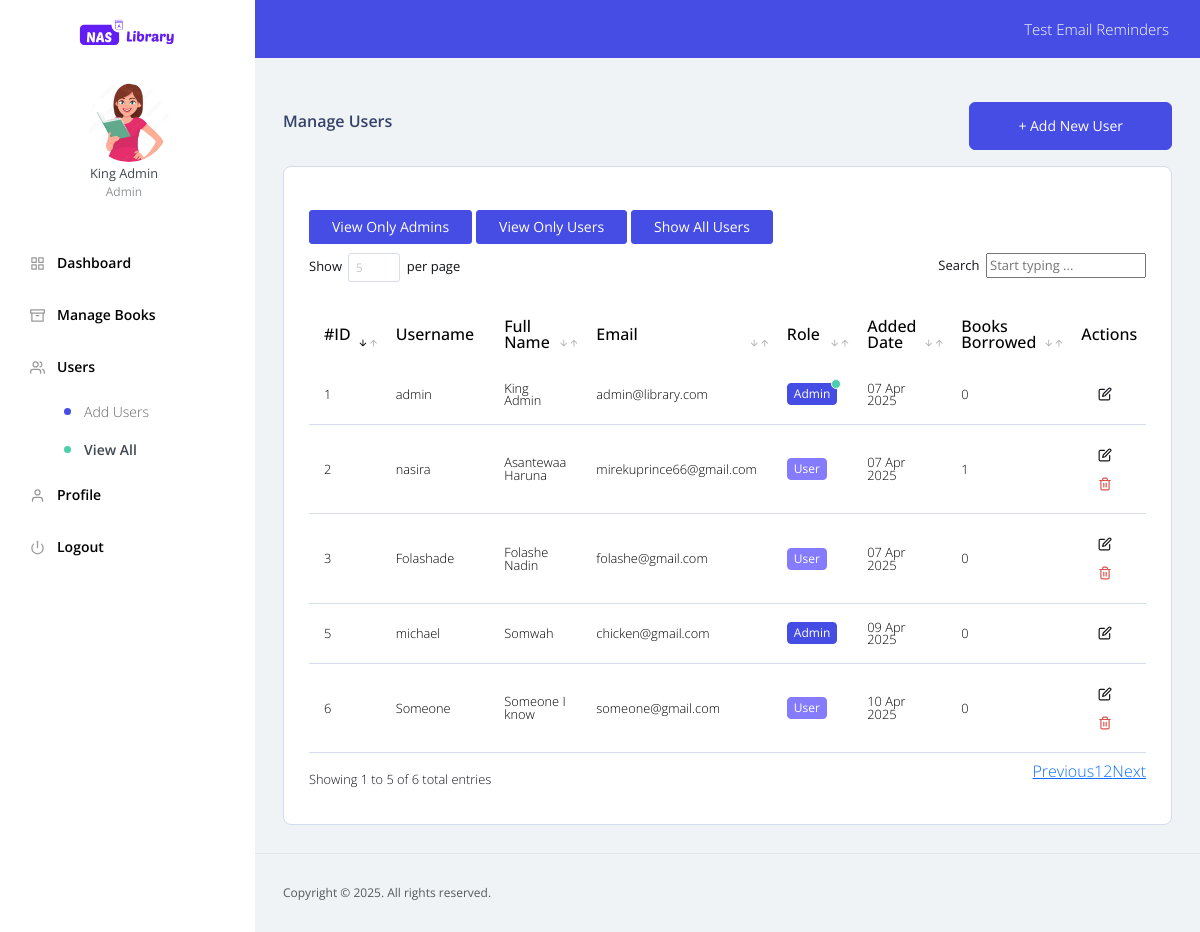
The app's page /admin/view_users.php (signed in) with its own data.
### tables this page shows
CREATE TABLE IF NOT EXISTS `users` (
  `user_id` int(11) NOT NULL AUTO_INCREMENT,
  `username` varchar(50) NOT NULL,
  `password` varchar(255) NOT NULL,
  `full_name` varchar(100) NOT NULL,
  `email` varchar(100) NOT NULL,
  `role` enum('admin','user') NOT NULL DEFAULT 'user',
  `profile_pic` varchar(100) DEFAULT NULL,
  `created_at` timestamp NULL DEFAULT CURRENT_TIMESTAMP,
  `updated_at` timestamp NULL DEFAULT CURRENT_TIMESTAMP ON UPDATE CURRENT_TIMESTAMP,
  `email_reminder` tinyint(1) DEFAULT '0',
  PRIMARY KEY (`user_id`),
  UNIQUE KEY `username` (`username`),
  UNIQUE KEY `email` (`email`)
);

### admin/view_users.php (the view, shortened to what this page needs)
<?php
    require_once '../config/db_connect.php';
    $items_per_page = 10;
    $page = isset($_GET['page']) ? (int)$_GET['page'] : 1;
    $offset = ($page - 1) * $items_per_page;
    $search_condition = '';
    $users_query = "SELECT * FROM users $search_condition ORDER BY full_name ASC LIMIT $offset, $items_per_page";
    $users_result = $conn->query($users_query);
	include('../includes/dashboard_header.php');
?>
	<div class="content-wrapper">
        <div class="my-3 d-flex justify-content-between align-items-center">
            <h5>Manage Users</h5>
            <div class="d-flex gap-2">
                <a href="add_user.php" class="btn btn-primary mr-2 py-3 px-5 rounded-2">
                    +  Add New User
                </a>
            </div>
        </div>
        <div class="row">
            <div class="col-12">
              <div class="card rounded-3">
                <div class="card-body">
                    <div class="row">
                        <div class="col-12">
                            <div class="table-responsive">
                                <div class="py-2 d-flex justify-content-cennter align-items-center gap-1">
                                    <button class="btn btn-primary" onclick="toggleUsers('admin')">View Only Admins</button>
                                    <button class="btn btn-primary" onclick="toggleUsers('users')">View Only Users</button>
                                </div>
                                <table id="book-listing" class="table">
                                <thead>
                                    <tr class="bg-primary text-white">
                                        <th>#ID</th>
                                        <th>Username</th>
                                        <th>Full Name</th>
                                        <th>Email</th>
                                        <th>Role</th>
                                        <th>Added Date</th>
                                        <th>Books Borrowed</th>
                                        <th>Actions</th>
                                    </tr>
                                </thead>
                                <tbody>
                                    <?php
                                        if ($users_result->num_rows > 0) {
                                            while ($user = $users_result->fetch_assoc()) {
                                                $borrowed_query = "SELECT COUNT(*) as count FROM book_loans WHERE user_id = '{$user['user_id']}' AND status = 'borrowed'";
                                                $borrowed_result = $conn->query($borrowed_query);
                                                $borrowed_count = $borrowed_result->fetch_assoc()['count'];
                                                echo '<tr>
                                                    <td>' . $user['user_id'] . '</td>
                                                    <td>' . $user['username'] . '</td>
                                                    <td>' . $user['full_name'] . '</td>
                                                    <td>' . $user['email'] . '</td>
                                                    <td><span class="badge position-relative badge-' . ($user['role'] == 'admin' ? 'primary' : 'info') . '">' . ucfirst($user['role']) .
                                                        ($user['user_id'] == $_SESSION['user_id'] ? '
                                                            <span class="position-absolute top-0 start-100 translate-middle p-1 bg-success border border-light rounded-circle">
                                                                <span class="visually-hidden">New alerts</span>
                                                            </span>
                                                            ' : '') .
                                                    '</span></td>
                                                    <td>' . date('d M Y', strtotime($user['created_at'])) . '</td>
                                                    <td>' . $borrowed_count . '</td>
                                                    <td>';
                                                    if ($user['user_id'] != $_SESSION['user_id'] && $user['role'] != 'admin') {
                                                        echo '<a href="edit_user.php?id=' . $user['user_id'] . '" class="btn btn-sm">
                                                                <i data-feather="edit" style="width: 14px;"></i>
                                                            </a>';
                                                        echo '<a href="javascript:void(0);" onclick="confirmDelete(' . $user['user_id'] . ')" class="btn btn-sm text-danger ml-1">
                                                                <i data-feather="trash-2" style="width: 14px;"></i>
                                                            </a>';
                                                    } elseif ($user['user_id'] == $_SESSION['user_id']) {
                                                        echo '<a href="edit_user.php?id=' . $user['user_id'] . '" class="btn btn-sm">
                                                                <i data-feather="edit" style="width: 14px;"></i>
                                                            </a>';
                                                    } else {
                                                        echo '<a href="edit_user.php?id=' . $user['user_id'] . '" class="btn btn-sm">
                                                                <i data-feather="edit" style="width: 14px;"></i>
                                                            </a>';
                                                    }
                                                echo '</td>
                                                </tr>';
                                            }
                                        } else {
                                            echo '<tr><td colspan="8" class="text-center">No users found</td></tr>';
                                        }
                                    ?>
                                </tbody>
                                </table>
                            </div>
                        </div>
                    </div>
                </div>
              </div>
            </div>
          </div>
	</div>
<?php include_once('../includes/dashboard_footer.php'); ?>
</body>
</html>

### includes/sidenav.php (shortened to what this page needs)
<?php
    require_once '../config/db_connect.php';
    $user_id = isset($_SESSION['user_id']) ? $_SESSION['user_id'] : null;
    $user_info = null;
    if ($user_id) {
        $query = "SELECT full_name, role, profile_pic FROM users WHERE user_id = ?";
        $stmt = $conn->prepare($query);
        $stmt->bind_param("i", $user_id);
        $stmt->execute();
        $result = $stmt->get_result();
        $user_info = $result->fetch_assoc();
    }
    $user_role = $user_info ? $user_info['role'] : '';
    $is_admin = ($user_role === 'admin');
    $profile_pic = $user_info && !empty($user_info['profile_pic'])
        ? '../assets/images/profiles/' . $user_info['profile_pic']
        : '../assets/images/RGU_logo.jpg';
?>
<nav class="sidebar sidebar-offcanvas" id="sidebar">
    <ul class="nav">
        <li class="nav-item nav-profile mt-4">
            <div class="nav-link">
                <div class="profile-image">
                    <img src="<?php echo $profile_pic; ?>" class="rounded-circle" alt="profile" style="width: 80px; height: 80px; object-fit: cover;"/>
                </div>
                <div class="profile-name">
                    <p class="name">
                        <?php echo $user_info ? $user_info['full_name'] : 'User'; ?>
                    </p>
                    <p class="designation">
                        <?php echo ucfirst($user_role); ?>
                    </p>
                </div>
            </div>
        </li>
        <li class="nav-item">
            <a class="nav-link" href="dashboard.php">
                <i data-feather="grid" class="sidenav-icon"></i>
                <span class="menu-title text-black font-weight-semibold">Dashboard</span>
            </a>
        </li>
        <?php if ($is_admin): ?>
            <li class="nav-item">
                <a class="nav-link" data-toggle="collapse" href="#books" aria-expanded="false" aria-controls="page-layouts">
                    <i data-feather="archive" class="sidenav-icon"></i>
                    <span class="menu-title text-black font-weight-semibold">Manage Books</span>
                </a>
            </li>
            <li class="nav-item">
                <a class="nav-link" data-toggle="collapse" href="#users" aria-expanded="false" aria-controls="page-layouts">
                    <i data-feather="users" class="sidenav-icon"></i>
                    <span class="menu-title text-black font-weight-semibold">Users</span>
                </a>
                <div class="collapse" id="users">
                    <ul class="nav flex-column sub-menu">
                        <li class="nav-item"> <a class="nav-link" href="add_user.php">Add Users</a></li>
                        <li class="nav-item"> <a class="nav-link" href="view_users.php">View All</a></li>
                    </ul>
                </div>
            </li>
        <?php endif; ?>
        <li class="nav-item">
            <a class="nav-link" href="./profile.php">
                <i data-feather="user" class="sidenav-icon"></i>
                <span class="menu-title text-black font-weight-semibold">Profile</span>
            </a>
        </li>
        <li class="nav-item">
            <a class="nav-link" href="../authentication/logout.php">
                <i data-feather="power" class="sidenav-icon"></i>
                <span class="menu-title text-black font-weight-semibold">Logout</span>
            </a>
        </li>
    </ul>
</nav>

### assets/css/custom-datatable.css (style rules this page uses)
table.dataTable > thead .sorting:before, table.dataTable > thead .sorting:after, table.dataTable > thead .sorting_asc:before, table.dataTable > thead .sorting_asc:after, table.dataTable > thead .sorting_desc:before, table.dataTable > thead .sorting_desc:after, table.dataTable > thead .sorting_asc_disabled:before, table.dataTable > thead .sorting_asc_disabled:after, table.dataTable > thead .sorting_desc_disabled:before, table.dataTable > thead .sorting_desc_disabled:after { position: absolute; bottom: 0.9em; display: block; opacity: 0.3; font-family: 'Material Design Icons'; font-size: 1.2em; }
table.dataTable > thead .sorting:before, table.dataTable > thead .sorting_asc:before, table.dataTable > thead .sorting_desc:before, table.dataTable > thead .sorting_asc_disabled:before, table.dataTable > thead .sorting_desc_disabled:before { right: 0; content: "\F0140"; }
table.dataTable > thead .sorting:after, table.dataTable > thead .sorting_asc:after, table.dataTable > thead .sorting_desc:after, table.dataTable > thead .sorting_asc_disabled:after, table.dataTable > thead .sorting_desc_disabled:after { right: 0.2em; content: "\F0141"; }
table.dataTable > thead .sorting_asc:before, table.dataTable > thead .sorting_desc:after { opacity: 1; }
table.dataTable > thead > tr > th:not(.sorting_disabled) { padding-right: 30px; }

### admin/view_users.php (style rules this page uses)
.badge { display: inline-flex; align-items: center; }

### records on screen
users: full_name "King Admin", role "Admin", user_id "1", username "admin", email "admin@library.com", created_at "07 Apr 2025", borrowed_count "0"
users: user_id "2", username "nasira", full_name "Asantewaa Haruna", email "mirekuprince66@gmail.com", role "User", created_at "07 Apr 2025", borrowed_count "1"
users: user_id "3", username "Folashade", full_name "Folashe Nadin", email "folashe@gmail.com", role "User", created_at "07 Apr 2025", borrowed_count "0"
users: user_id "6", username "Someone", full_name "Someone I know", email "someone@gmail.com", role "User", created_at "10 Apr 2025", borrowed_count "0"
users: user_id "5", username "michael", full_name "Somwah", email "chicken@gmail.com", role "Admin", created_at "09 Apr 2025", borrowed_count "0"
